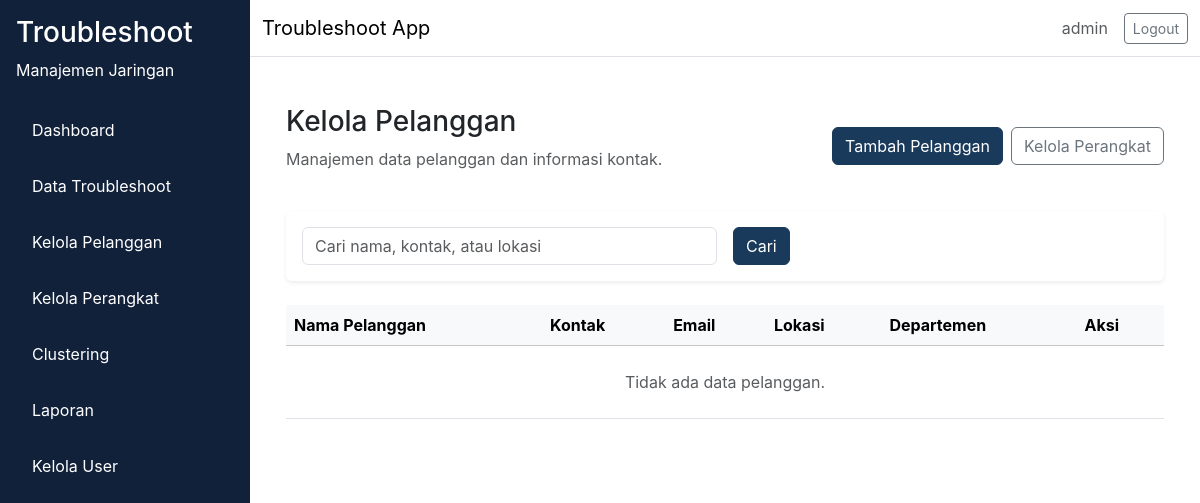
/pelanggan/ (signed in), run on an earlier commit of the app's database.
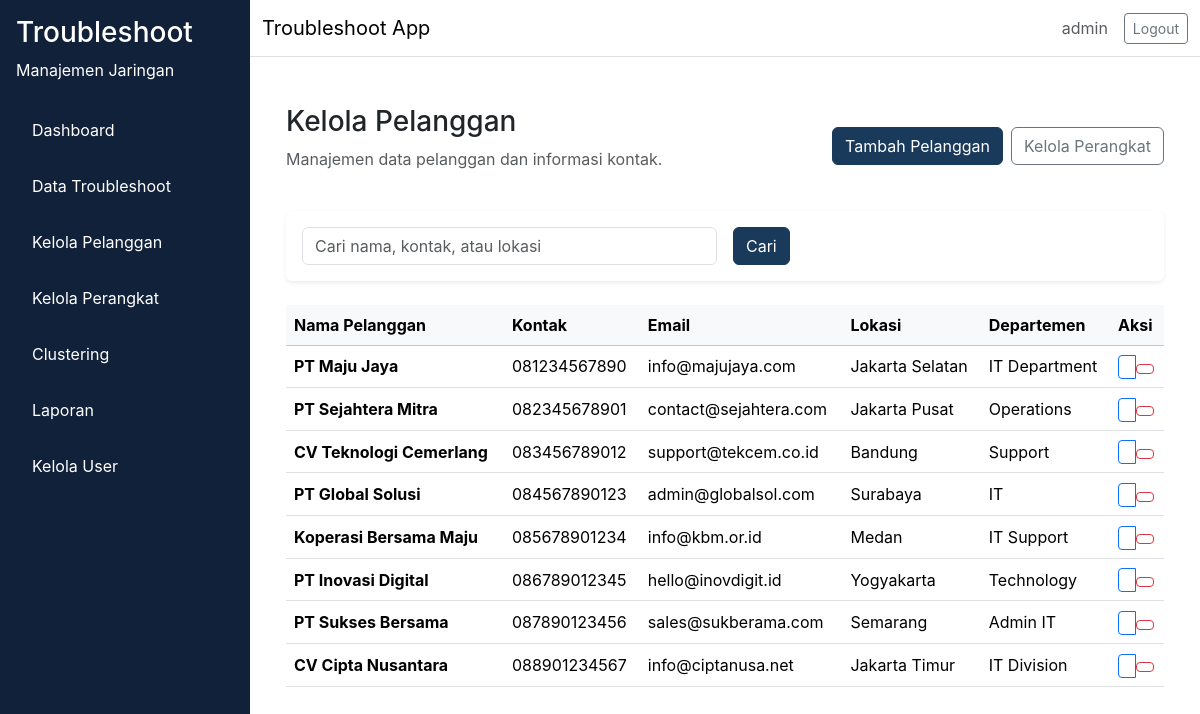
And on a later commit of the database.
### app/models/user.py (models this page shows, shortened)
class User(db.Model, UserMixin):
    __tablename__ = "user"
    id = db.Column(db.Integer, primary_key=True)
    username = db.Column(db.String(64), unique=True, nullable=False)
    email = db.Column(db.String(120), unique=True, nullable=False)
    password_hash = db.Column(db.String(256), nullable=False)
    role = db.Column(db.Enum(RoleEnum), nullable=False, default=RoleEnum.teknisi)
    created_at = db.Column(db.DateTime, server_default=db.func.now(), nullable=False)
    is_active = db.Column(db.Boolean, default=True, nullable=False)

### app/models/pelanggan.py (models this page shows, shortened)
class Pelanggan(db.Model):
    __tablename__ = "pelanggan"
    id = db.Column(db.Integer, primary_key=True)
    nama = db.Column(db.String(150), nullable=False, unique=True)
    kontak = db.Column(db.String(20), nullable=False)
    email = db.Column(db.String(120), nullable=True)
    lokasi = db.Column(db.String(255), nullable=False)
    departemen = db.Column(db.String(100), nullable=True)
    alamat = db.Column(db.Text, nullable=True)
    created_at = db.Column(db.DateTime, server_default=db.func.now(), nullable=False)
    updated_at = db.Column(db.DateTime, server_default=db.func.now(), onupdate=db.func.now(), nullable=False)
    perangkats = db.relationship("Perangkat", backref="pelanggan", lazy="dynamic", cascade="all, delete-orphan")
    troubleshoots = db.relationship("Troubleshoot", backref="pelanggan_ref", lazy="dynamic", cascade="all, delete-orphan")

### app/routes/pelanggan.py (the view)
@pelanggan_bp.route("/")
def index():
    page = request.args.get("page", 1, type=int)
    search = request.args.get("search", "", type=str).strip()
    query = Pelanggan.query
    if search:
        query = query.filter(
            Pelanggan.nama.ilike(f"%{search}%") |
            Pelanggan.kontak.ilike(f"%{search}%") |
            Pelanggan.lokasi.ilike(f"%{search}%")
        )
    pagination = query.order_by(Pelanggan.created_at.desc()).paginate(page=page, per_page=15)
    return render_template(
        "pelanggan/index.html",
        pagination=pagination,
        search=search,
    )

### app/__init__.py (called while the page is built)
def load_user(user_id):
    return User.query.get(int(user_id))

### app/routes/pelanggan.py (called while the page is built)
@pelanggan_bp.before_request
@login_required
def check_admin_manajer():
    if current_user.role.value not in ["admin", "manajer"]:
        flash("Anda tidak memiliki akses ke halaman ini.", "danger")
        return redirect(url_for("troubleshoot.index"))

### app/templates/pelanggan/index.html (shortened to what this page needs)
{% extends "base.html" %}
{% block content %}
<div class="container-fluid">
  <div class="d-flex flex-column flex-md-row align-items-md-center justify-content-between mb-4 gap-3">
    <div>
      <h1 class="h3">Kelola Pelanggan</h1>
      <p class="text-muted">Manajemen data pelanggan dan informasi kontak.</p>
    </div>
    <div class="d-flex gap-2">
      <a href="{{ url_for('pelanggan.tambah') }}" class="btn btn-primary">Tambah Pelanggan</a>
      <a href="{{ url_for('pelanggan.perangkat_index') }}" class="btn btn-outline-secondary">Kelola Perangkat</a>
    </div>
  </div>
  <div class="card shadow-sm p-3 mb-4">
    <form method="GET" class="row g-3 align-items-center">
      <div class="col-md-6">
        <input type="text" name="search" class="form-control" placeholder="Cari nama, kontak, atau lokasi" value="{{ search }}">
      </div>
      <div class="col-md-auto">
        <button type="submit" class="btn btn-primary">Cari</button>
      </div>
    </form>
  </div>
  <div class="table-responsive">
    <table class="table table-hover align-middle">
      <thead class="table-light">
        <tr>
          <th>Nama Pelanggan</th>
          <th>Kontak</th>
          <th>Email</th>
          <th>Lokasi</th>
          <th>Departemen</th>
          <th>Aksi</th>
        </tr>
      </thead>
      <tbody>
        {% if pagination.items %}
          {% for item in pagination.items %}
          <tr>
            <td><strong>{{ item.nama }}</strong></td>
            <td>{{ item.kontak }}</td>
            <td>{{ item.email or '-' }}</td>
            <td>{{ item.lokasi }}</td>
            <td>{{ item.departemen or '-' }}</td>
            <td>
              <div class="btn-group btn-group-sm" role="group">
                <a href="{{ url_for('pelanggan.edit', id=item.id) }}" class="btn btn-outline-primary" title="Edit">
                </a>
                <form method="POST" action="{{ url_for('pelanggan.hapus', id=item.id) }}" onsubmit="return confirm('Hapus pelanggan ini?');" style="display: inline;">
                  <button type="submit" class="btn btn-sm btn-outline-danger" title="Delete">
                  </button>
                </form>
              </div>
            </td>
          </tr>
          {% endfor %}
        {% else %}
          <tr>
            <td colspan="6" class="text-center text-muted py-4">Tidak ada data pelanggan.</td>
          </tr>
        {% endif %}
      </tbody>
    </table>
  </div>
</div>
{% endblock %}

### app/templates/base.html (shortened to what this page needs)
<!doctype html>
<html lang="en">
  <head>
    <link href="https://cdn.jsdelivr.net/npm/bootstrap@5.3.2/dist/css/bootstrap.min.css" rel="stylesheet">
    <link rel="stylesheet" href="{{ url_for('static', filename='css/style.css') }}">
  </head>
  <body>
    <div class="d-flex min-vh-100 bg-light">
      {% if current_user.is_authenticated %}
      <nav class="sidebar p-3">
        <div class="sidebar-header mb-4 text-white">
          <h3>Troubleshoot</h3>
          <p>Manajemen Jaringan</p>
        </div>
        <ul class="nav flex-column">
          <li class="nav-item mb-2">
            <a class="nav-link text-white" href="{{ url_for('dashboard.index') }}">Dashboard</a>
          </li>
          {% if current_user.role.value == 'teknisi' %}
            <li class="nav-item mb-2">
              <a class="nav-link text-white" href="{{ url_for('troubleshoot.my_tasks') }}">Task Saya</a>
            </li>
          {% else %}
            <li class="nav-item mb-2">
              <a class="nav-link text-white" href="{{ url_for('troubleshoot.index') }}">Data Troubleshoot</a>
            </li>
            <li class="nav-item mb-2">
              <a class="nav-link text-white" href="{{ url_for('pelanggan.index') }}">Kelola Pelanggan</a>
            </li>
            <li class="nav-item mb-2">
              <a class="nav-link text-white" href="{{ url_for('pelanggan.perangkat_index') }}">Kelola Perangkat</a>
            </li>
            {% if current_user.role.value in ['admin', 'manajer'] %}
            <li class="nav-item mb-2">
              <a class="nav-link text-white" href="{{ url_for('clustering.index') }}">Clustering</a>
            </li>
            {% endif %}
            <li class="nav-item mb-2">
              <a class="nav-link text-white" href="{{ url_for('laporan.index') }}">Laporan</a>
            </li>
          {% endif %}
          {% if current_user.role.value == 'admin' %}
          <li class="nav-item mb-2">
            <a class="nav-link text-white" href="{{ url_for('admin.users') }}">Kelola User</a>
          </li>
          {% endif %}
        </ul>
      </nav>
      {% endif %}
      <div class="flex-grow-1 d-flex flex-column">
        <nav class="navbar navbar-expand-lg navbar-light bg-white border-bottom">
          <div class="container-fluid">
            <div class="navbar-brand mb-0">Troubleshoot App</div>
            <div class="d-flex align-items-center gap-3">
              {% if current_user.is_authenticated %}
              <span class="text-muted">{{ current_user.username }}</span>
              <a class="btn btn-outline-secondary btn-sm" href="{{ url_for('auth.logout') }}">Logout</a>
              {% endif %}
            </div>
          </div>
        </nav>
        <main class="flex-grow-1 p-4 bg-white">
          {% block content %}
          {% endblock %}
        </main>
      </div>
    </div>
  </body>
</html>

### app/static/css/style.css (style rules this page uses)
:root { --primary-color: #1a3a5c; --sidebar-bg: #11213a; --content-bg: #f8f9fa; }
body { margin: 0; font-family: Inter, system-ui, -apple-system, BlinkMacSystemFont, "Segoe UI", sans-serif; background-color: var(--content-bg); }
.sidebar { width: 250px; min-height: 100vh; background-color: var(--sidebar-bg); color: #ffffff; }
.sidebar-header h3, .sidebar-header p, .sidebar .nav-link { color: #ffffff; }
.sidebar .nav-link { padding: 0.75rem 1rem; border-radius: 0.5rem; }
main { background-color: #ffffff; }
.card { border: none; }
.btn-primary { background-color: var(--primary-color); border-color: var(--primary-color); }

What changed in the data, as far as the page shows it:
added Pelanggan: nama "PT Maju Jaya", kontak "081234567890", email "info@majujaya.com", lokasi "Jakarta Selatan", departemen "IT Department"
added Pelanggan: nama "PT Sejahtera Mitra", kontak "082345678901", email "contact@sejahtera.com", lokasi "Jakarta Pusat", departemen "Operations"
added Pelanggan: nama "CV Teknologi Cemerlang", kontak "083456789012", email "support@tekcem.co.id", lokasi "Bandung", departemen "Support"
added Pelanggan: nama "PT Global Solusi", kontak "084567890123", email "admin@globalsol.com", lokasi "Surabaya", departemen "IT"
added Pelanggan: nama "Koperasi Bersama Maju", kontak "085678901234", email "info@kbm.or.id", lokasi "Medan", departemen "IT Support"
added Pelanggan: nama "PT Inovasi Digital", kontak "086789012345", email "hello@inovdigit.id", lokasi "Yogyakarta", departemen "Technology"
added Pelanggan: nama "PT Sukses Bersama", kontak "087890123456", email "sales@sukberama.com", lokasi "Semarang", departemen "Admin IT"
added Pelanggan: nama "CV Cipta Nusantara", kontak "088901234567", email "info@ciptanusa.net", lokasi "Jakarta Timur", departemen "IT Division"
Also different on the page:
text no longer shown: "Tidak ada data pelanggan."
